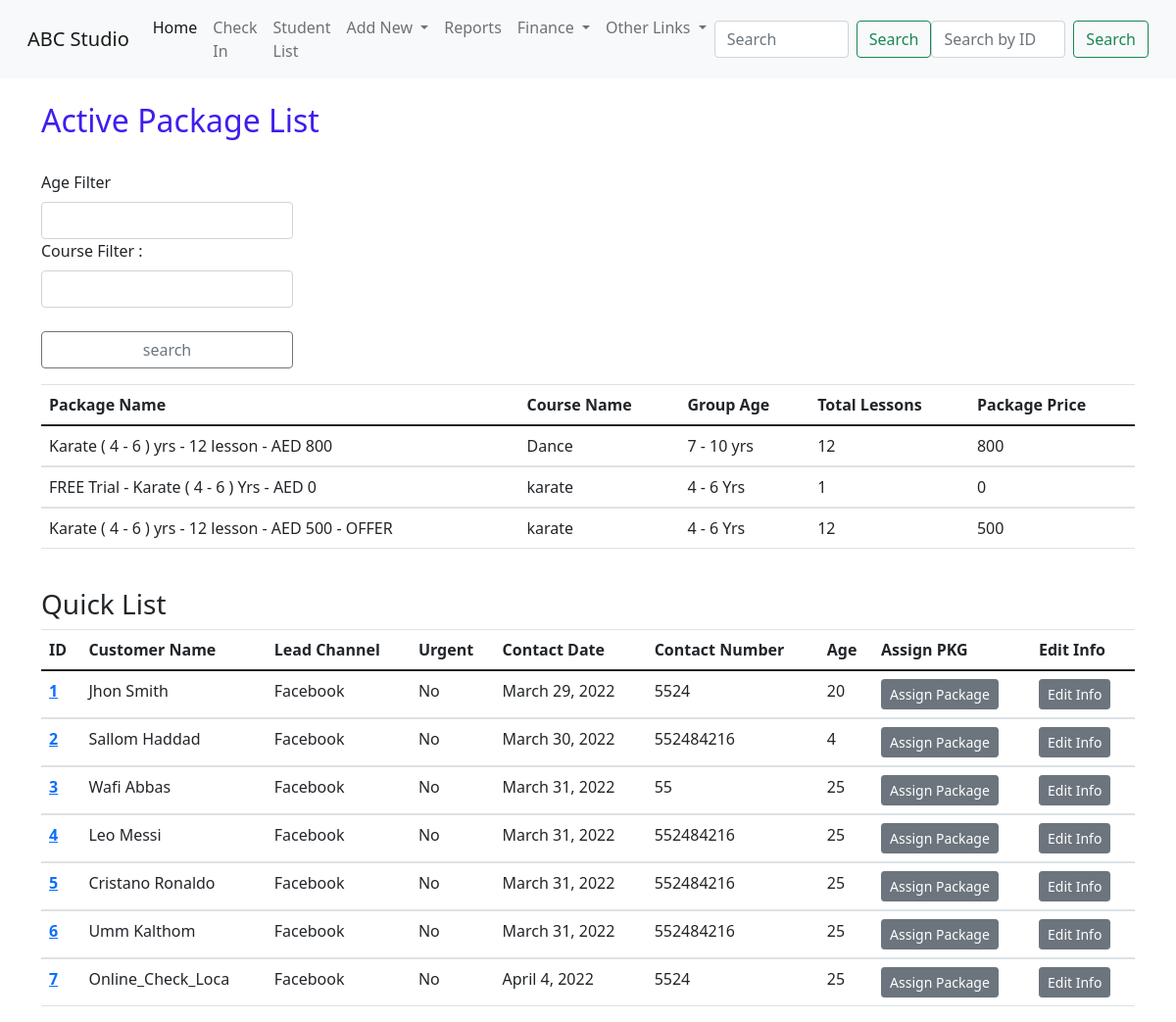
/home/, run on an earlier commit of the app's database.
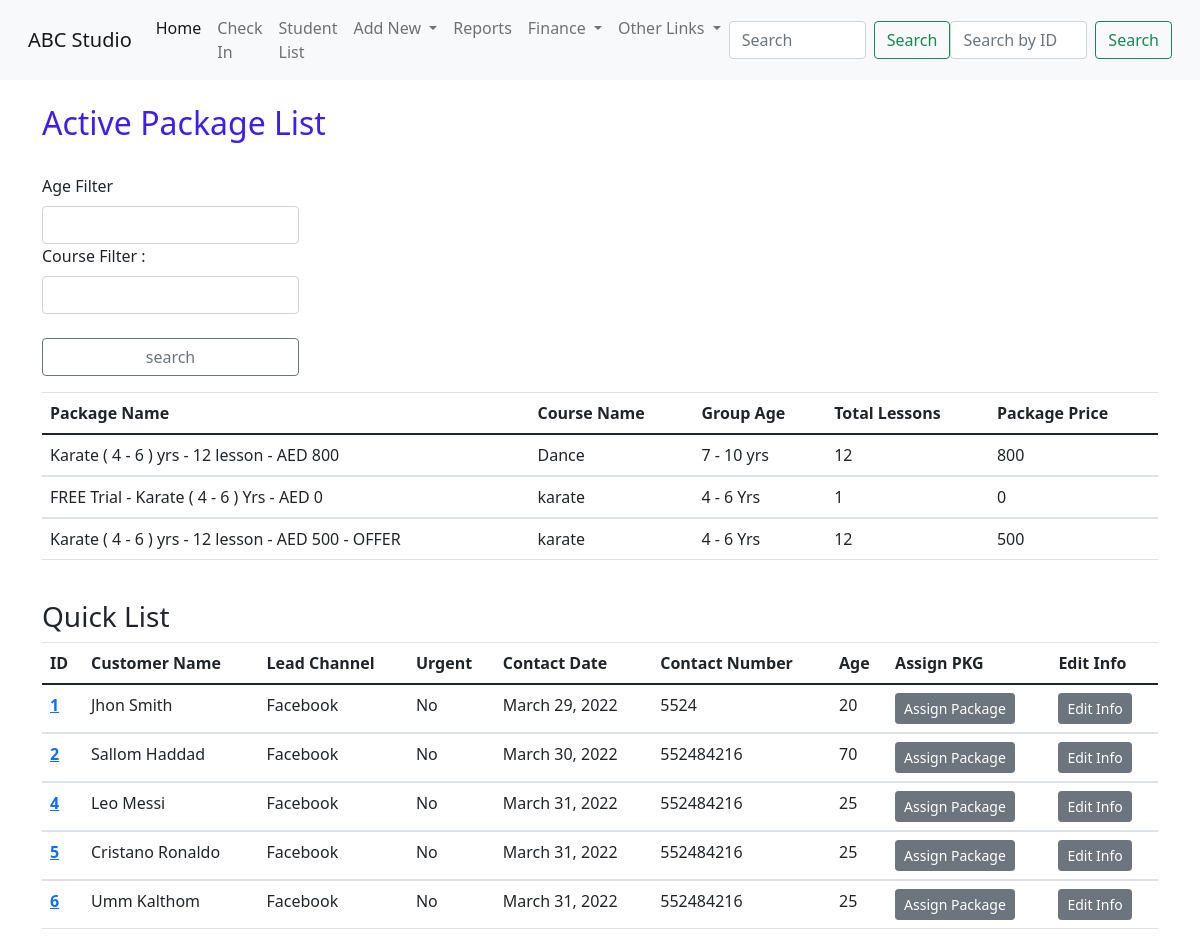
And on a later commit of the database.
### student/models.py (models this page shows, shortened)
class studioPackages(models.Model):
    packageId = models.AutoField(primary_key=True)
    PakageName = models.CharField(max_length=255, unique=True)
    courseName = models.ForeignKey(courseList,max_length=50,on_delete=models.CASCADE)
    group_age = models.ForeignKey(groupAge,max_length=255,on_delete=models.CASCADE)
    numberOfLessons = models.IntegerField()
    packagePrice = models.IntegerField()
    active = models.BooleanField(default=True)

class customerInfo(models.Model):
    studentId = models.AutoField(primary_key=True)
    customerName = models.CharField(max_length=100 , unique=True)
    customerImg = models.ImageField(upload_to ='media/student/imgs/' , default='default.jpg')
    leadsChannel = models.ForeignKey(leadSource,max_length=50,on_delete=models.CASCADE)
    adsRef = models.CharField(max_length=200,blank=True)
    contactDate = models.DateField(default=datetime.now , editable=False)
    leadeAge = models.IntegerField()
    leadsLocation = models.CharField(max_length=100)
    leadsContactNumber = models.IntegerField()
    emailAddress = models.EmailField(unique=True)
    leadsComment = models.CharField(max_length=1000)
    leadsUrgent = models.BooleanField()
    Nationality = models.ForeignKey(countryList,max_length=250,on_delete=models.CASCADE)
    intersetList = models.ForeignKey(courseList,max_length=50,on_delete=models.CASCADE)
    followUp = models.BooleanField(default=True)

class leadSource(models.Model):
    sourceChannel = models.CharField(max_length=50,unique=True)
    def __str__(self) -> str:
        return f'{self.sourceChannel}'

### student/views.py (the view)
# urls.py: path('home/',views.followup,name = 'home'),
def followup(request):
        pkg_list = studioPackages.objects.filter(active = True)
        followUpList = customerInfo.objects.filter(followUp = True)
        a3 = 1
        q1 = 3
        if request.method == 'POST':
            age = request.POST['age']
            course = request.POST['course']
            age_filter = studioPackages.objects.select_related('group_age','courseName').values_list('group_age__groupAge','PakageName','courseName__coursList','numberOfLessons','packagePrice').filter(Q(group_age__groupAge__contains=age),Q(courseName__coursList__contains=course)).filter(active=True)
            context = {'age_filter':age_filter,'followUpList':followUpList}
            return render(request,'student/Index.html',context)
        else:
            age_filter = studioPackages.objects.select_related('group_age','courseName').values_list('group_age__groupAge','PakageName','courseName__coursList','numberOfLessons','packagePrice').all().filter(active=True)
            context = {'age_filter':age_filter,'followUpList':followUpList}
            return render(request,'student/Index.html',context)
        context = {'pkg_list':pkg_list,'followUpList':followUpList , 'q1':q1 , 'a3':a3}
        return render(request,'student/index.html',context)

### student/templates/student/Index.html (shortened to what this page needs)
{% extends 'student/base.html' %}
{% block content %}
    <div class="container">
        <br>
        <h2>Active Package List</h2>
        <br>
        <div class="input-group mb-3">
        <form method="POST">
            <label for="basic-url" class="form-label">Age Filter</label>
             <input class="form-control" type="string" name="age" id="">
             <label for="basic-url" class="form-label"> Course Filter :</label>
         <input class="form-control" type="string" name="course" id="">
         <br>
        <input class="btn btn-outline-secondary  form-control" type="submit" value="search">
      </div>
  <table class="table">
    <thead>
      <tr>
        <th scope="col">Package Name</th>
        <th scope="col">Course Name</th>
        <th scope="col">Group Age</th>
        <th scope="col">Total Lessons</th>
        <th scope="col">Package Price</th>
      </tr>
    </thead>
    {% for x in age_filter %}
    <tbody>
      <tr>
        <td>{{x.1}} </td>
        <td>{{x.2}}</td>
        <td>{{x.0}}</td>
        <td>{{x.3}}</td>
        <td>{{x.4}}</td>
      </tr>
    </tbody>
    {% endfor %}
  </table>
    <br>
<h3>Quick List</h3>
    <table class="table">
  <thead>
    <tr>
      <th scope="col">ID</th>
      <th scope="col">Customer Name</th>
      <th scope="col">Lead Channel</th>
      <th scope="col">Urgent</th>
      <th scope="col">Contact Date</th>
      <th scope="col">Contact Number</th>
      <th scope="col">Age</th>
      <th scope="col">Assign PKG</th>
      <th scope="col">Edit Info</th>
    </tr>
  </thead>
  {% for x in followUpList %}
  <tbody>
    <tr>
      <th scope="row"><a href="/student/dashBoard/{{x.studentId}}">{{x.studentId}} </th></a>
      <td>{{x.customerName}} </td>
      <td>{{x.leadsChannel}}</td>
       {% if x.leadsUrgent == True %}
      <td>Yes</td>
        {% else %}
      <td>No</td>
        {% endif %}
      <td>{{x.contactDate}}</td>
      <td>{{x.leadsContactNumber}}</td>
      <td>{{x.leadeAge}}</td>
      <td><button class="btn btn-secondary btn-sm" type="submit" onclick="location.href='{% url 'student:assignPKG' x.studentId %}'">Assign Package</button></td>
      <td><button class="btn btn-secondary btn-sm" type="submit" onclick="location.href='{% url 'student:updateView' x.studentId %}'">Edit Info</button></td>
    </tr>
  </tbody>
  {% endfor %}
</table>
    {% endblock %}

What changed in the data, as far as the page shows it:
no longer on this page (row edited): customerInfo: studentId "3", customerName "Wafi Abbas", leadsChannel "Facebook", leadsUrgent "No", contactDate "March 31, 2022", leadsContactNumber "55", leadeAge "25"
no longer on this page (row edited): customerInfo: studentId "7", customerName "Online_Check_Loca", leadsChannel "Facebook", leadsUrgent "No", contactDate "April 4, 2022", leadsContactNumber "5524", leadeAge "25"
changed customerInfo "Sallom Haddad": leadeAge "4" → "70"
